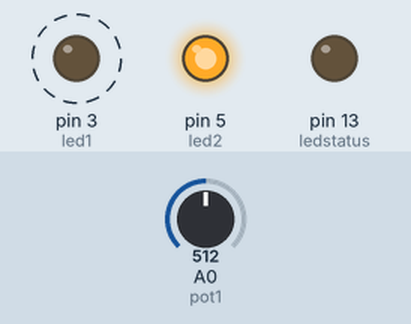
Simulated run of this sketch. Board: Arduino Uno, built with avr-gcc and run on an emulated ATmega328P. Parts: output pins drawn as LEDs (lit = HIGH). Dashed ring = blinking. The test bench sets the inputs (shaded band); at power-on: A0 (pot1) = 512.

Above: at 2.3 s.
2.4 s: A0 (pot1) set to 760
At 3.7 s:
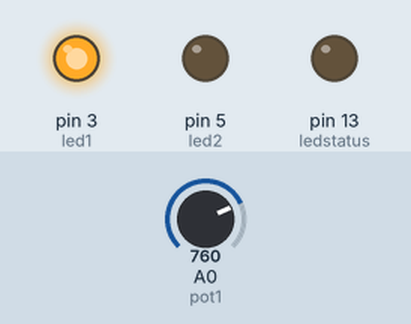
4.5 s: A0 (pot1) set to 306
At 4.9 s:
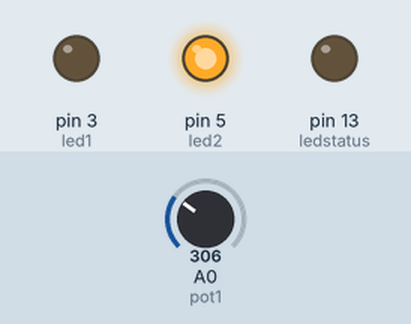
Timing chart, 0 to 14.0 s (numbered marks = the images above; inputs shaded):
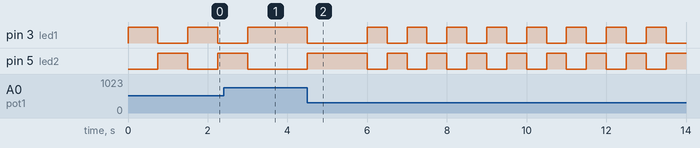

The sketch:

ermpuno.ino
```cpp
/*
** ERMPUNO
**
*/

int pot1 = A0;

int led1 = 3;
int led2 = 5;
int ledstatus = 13;

int pot1value = 0;

int ramp=0;
int de=1000;
int mode = 0;
int first = 1;

int calibrate = 0;

void setup() {
  Serial.begin(9600);

  pinMode(led1, OUTPUT);
  pinMode(led2, OUTPUT);
  pinMode(ledstatus, OUTPUT);

  digitalWrite(led1, LOW);
  digitalWrite(led2, LOW);
  digitalWrite(ledstatus, LOW);
}

void loop() {
  pot1value = analogRead(pot1);
  //pot2value = analogRead(pot2);

  if (pot1value < 50)
  {
    de = 250;
    mode = 1;
  }
  else if (pot1value < 400)
  {
    de = 500;
    mode = 2;
  }
  else if (pot1value < 600)
  {
    de = 750;
    mode = 3;
  }
  else if (pot1value < 750)
  {
    de = 1000;
    mode = 4;
  }
  else if (pot1value < 875)
  {
    de = 1500;
    mode = 5;
  }
  else if (pot1value < 1000)
  {
    de = 2000;
    mode = 6;
  }
  else
  {
    de = 3000;
    mode = 7;
  }

  if (calibrate)
  {
    Serial.print(de);
    Serial.print("   ");
    Serial.print(mode);
    Serial.print("   ");
    Serial.print(pot1value);
    Serial.println();
  }

  if (ramp == 0)
  {
    digitalWrite(led2, LOW);
    digitalWrite(led1, HIGH);
  }
  else
  {
    for (int i=0; i<255; i++)
    {
      analogWrite(led1,i);
      if (first != 1)
      {
        analogWrite(led2,255-i);
      }
      delay(ramp);
    }
  }
  first = 0;

  delay(de);

  if (calibrate)
  {
    Serial.print(de);
    Serial.print("   ");
    Serial.print(mode);
    Serial.print("   ");
    Serial.print(pot1value);
    Serial.println();
  }

  if (ramp == 0)
  {
    digitalWrite(led1,LOW);
    digitalWrite(led2,HIGH);
  }
  else
  {
    for (int i=255; i>=0; i--)
    {
      analogWrite(led1,i);
      analogWrite(led2,255-i);
      delay(ramp);
    }
  }

  delay(de);
}
```

Measured:
- after the input at 2.4 s, pin 3 (led1): goes on until 3.0 s, then stays HIGH; pin 5 (led2): goes on until 3.0 s, then stays LOW
- by itself, pin 3 (led1): alternates HIGH for 0.75 s and LOW for 0.75 s
